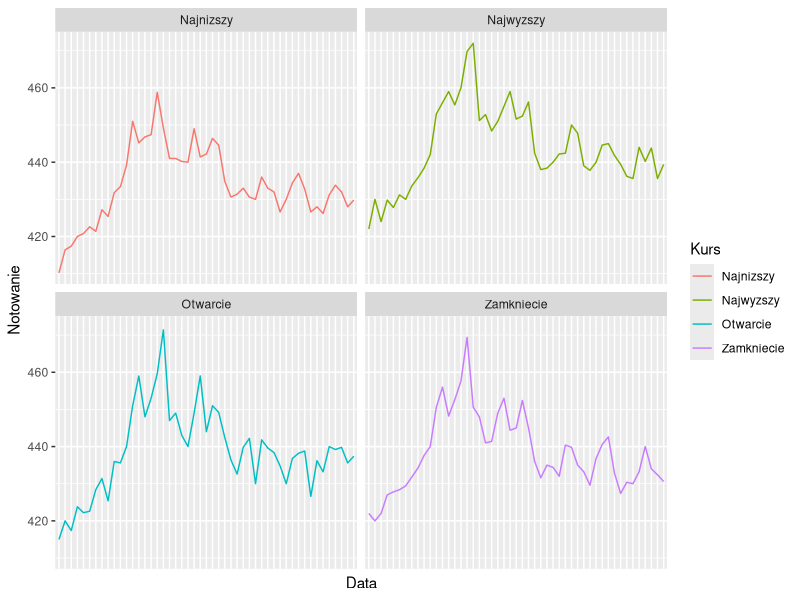
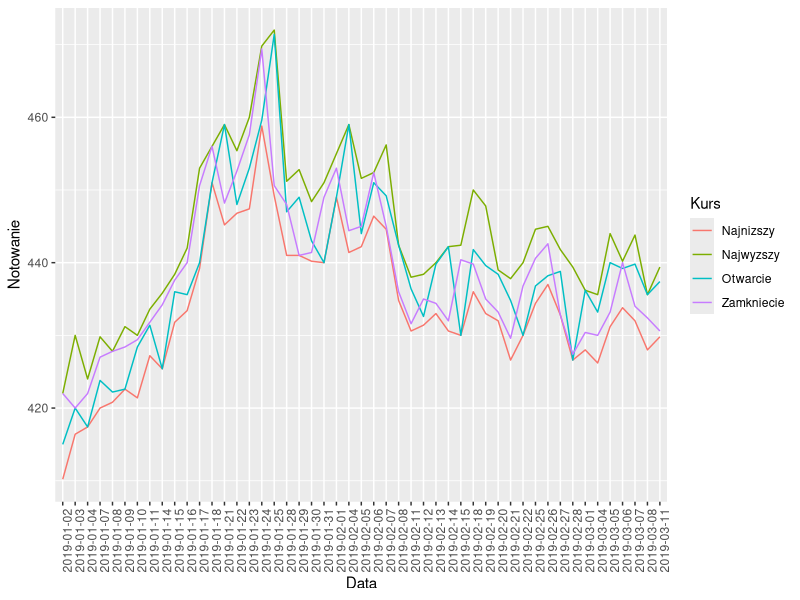
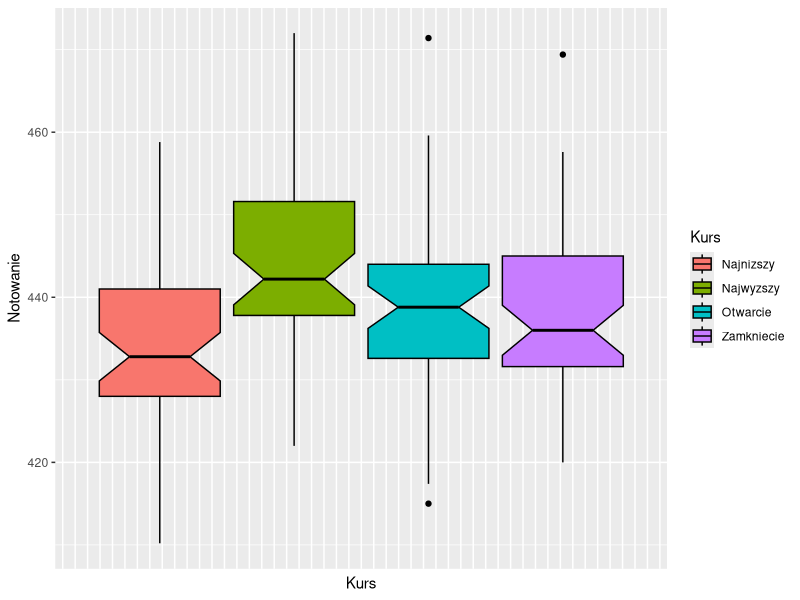
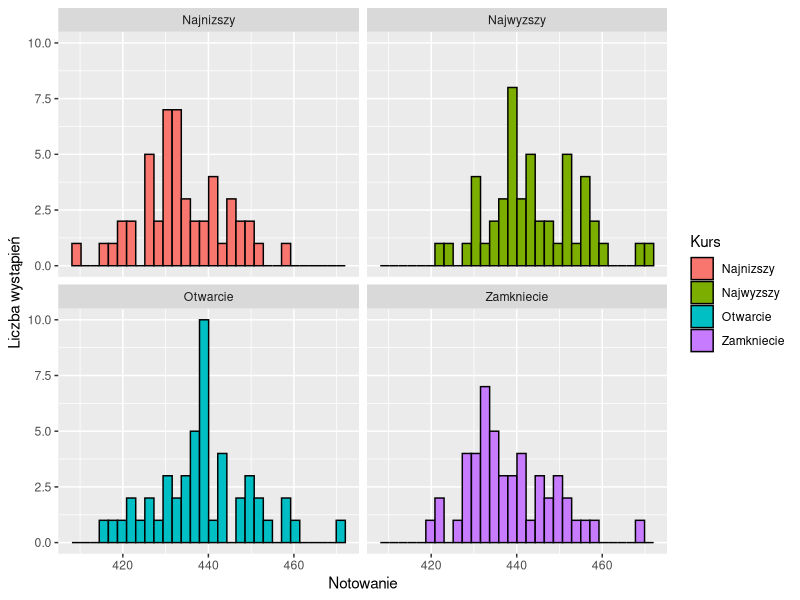

Here is the R script that generated these plots, in order: (Note: this script raises an error after producing the figures.)
## ---- chunk 1
knitr::opts_chunk$set(echo = TRUE)
## ---- chunk 2
dane <- read.csv("GPW-MBANK.csv")
head(dane)
## ---- chunk 3
library(tidyr)

year2019 <- grepl("2019", dane$Data)
dane <- dane[year2019, names(dane) != "Wolumen"]
dane <- gather(dane, "Kurs", "Notowanie", -Data)

head(dane)
## ---- chunk 4
levels(dane$Data) <- gsub("2019-", "", levels(dane$Data))
head(dane)
## ---- chunk 5
library(ggplot2)
p <- ggplot(dane, 
            aes(x = Data, 
                y = Notowanie, 
                group = Kurs,
                col = Kurs)) + 
    theme(axis.text.x = element_text(angle = 90, 
                                     hjust = 1))
p_nox_axis <- p + theme(axis.text.x = element_blank(),
                        axis.ticks.x = element_blank())

p_nox_axis + geom_line() + facet_wrap( ~ Kurs)
## ---- chunk 6
p + geom_line()
## ---- chunk 7
p_nox_axis + geom_boxplot(aes(fill = Kurs), 
                          col = "black",
                          notch = TRUE) + labs(x = "Kurs")
## ---- chunk 8
p_onlyx <- ggplot(dane, 
                  aes(x = Notowanie,
                      group = Kurs,
                      fill = Kurs))
p_onlyx + geom_histogram(col = "black") + 
    facet_wrap( ~ Kurs) +
    labs(y = "Liczba wystąpień")
## ---- chunk 9
dane2 <- read.csv("GPW-MBANK.csv")
dane2$t <- as.integer(dane2$Data)
prog_start <- "2019-02-28"
## ---- chunk 10
start <- which(dane2$Data == prog_start)
n_obs <- nrow(dane2)

learn_set <- dane2[1:(start - 1), ]
test_set  <- dane2[start:n_obs, ]
## ---- chunk 11
mse <- function(real, predicted = 0) {
    if (!is.numeric(real) || !is.numeric(predicted)) {
        stop("Parametry real oraz predicted muszą być numeryczne.")
    }
    
    value <- real - predicted
    result <- mean(value * value, na.rm = TRUE)
    return(result)
}

theil <- function(real, predicted) {
    if (!is.numeric(real) | !is.numeric(predicted)) {
        stop("Parametry real oraz predicted muszą być numeryczne.")
    }
    if (length(real) != length(predicted)) {
        stop("Długości obu wektorów muszą być identyczne.")
    }
    
    library(dplyr)
    
    rlag <- lead(real)
    plag <- lead(predicted)

    num <- (plag - rlag) / real
    denom <- (real - rlag) / real
    
    result <- sqrt(mse(num) / mse(denom))
    return(result)
}
## ---- chunk 12
model1 <- lm(Otwarcie ~ t, data = learn_set)
summary(model1)
## ---- chunk 13
plot(learn_set$t, learn_set$Otwarcie,
     xlab = "Czas", ylab = "Notowanie")
abline(model1, col = "red")
## ---- chunk 14
library(dplyr)
k <- 3
dane2$ZamkniecieLag <- lag(dane2$Zamkniecie, k)
learn_set <- dane2[1:(start - 1), ]
test_set  <- dane2[start:n_obs, ]

model2 <- lm(Otwarcie ~ t + ZamkniecieLag, data = learn_set)
summary(model2)
## ---- chunk 15
model3 <- lm(Otwarcie ~ ZamkniecieLag, data = learn_set)
summary(model3)
## ---- chunk 16
ind <- 1:k
plot(learn_set[-ind, c("t", "Otwarcie")],
     xlab = "Czas", ylab = "Notowanie")
lines(learn_set[-ind ,"t"], predict(model3), col = "darkblue")
## ---- chunk 17
real <- learn_set[-ind, "Otwarcie"]

comparison_learn <- data.frame(r2 = c(summary(model1)$r.squared,
                                      summary(model3)$r.squared),
                               mse = c(mse(learn_set$Otwarcie, 
                                           predict(model1)),
                                       mse(real, 
                                           predict(model3))),
                               theil = c(theil(learn_set$Otwarcie, 
                                               predict(model1)),
                                         theil(real, 
                                               predict(model3))),
           row.names = c("Model1", "Model3"))
comparison_learn
## ---- chunk 18
real <- test_set$Otwarcie
comparison_test <- data.frame(mse = mse(real, predict(model3, test_set)),
  theil = theil(real, predict(model3, test_set)))
comparison_test
## ---- chunk 19
colors <- c("darkblue", "green", "darkred")
plot(dane2[-ind, c("t", "Otwarcie")],
     xlab = "Czas", ylab = "Notowanie",
     main = "Wykres łączny")
lines(learn_set[-ind, "t"], predict(model3), col = colors[1])
lines(test_set$t, predict(model3, test_set), col = colors[2])
abline(model1, col = colors[3])
legend("topright", 
       legend = c("Model3 na zbiorze treningowym",
                  "Model3 na zbiorze testowym",
                  "Model1"),
       lty = 1,
       col = colors)
## ---- chunk 20
latest_days <- 20
learn_set <- dane2[(start - latest_days):(start - 1), ]
test_set  <- dane2[start:n_obs, ]
## ---- chunk 21
model4 <- lm(Otwarcie ~ ZamkniecieLag, data = learn_set)
summary(model4)
